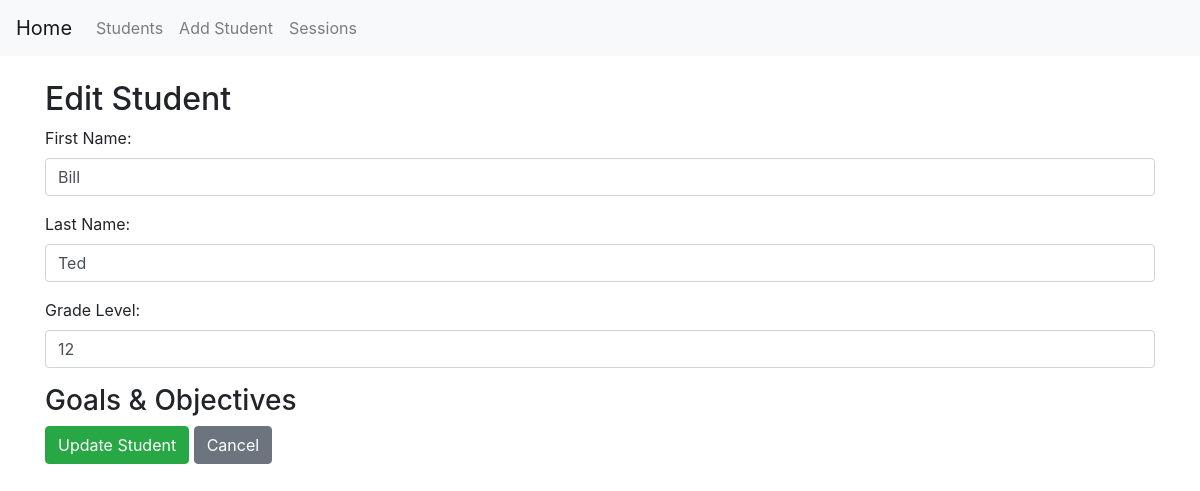
Page /edit_student/1 on the committed database.
### models.py (models this page shows)
class Student(db.Model):
    __tablename__ = 'student'
    student_id = db.Column(db.Integer, primary_key=True)
    first_name = db.Column(db.String(255), nullable=False)
    last_name = db.Column(db.String(255), nullable=False)
    grade_level = db.Column(db.String(255))
    iep_goals = db.Column(db.Text)
    sessions = db.relationship('Session', backref='student')
    goals = db.relationship('Goal', backref='student')

### routes.py (the view, shortened to what this page needs)
@routes_bp.route('/edit_student/<int:student_id>', methods=['GET', 'POST'])
def edit_student(student_id):
    student = Student.query.get_or_404(student_id)
    goals = Goal.query.filter_by(student_id=student_id).all()
    objectives = Objective.query.filter(Objective.goal_id.in_([goal.goal_id for goal in goals])).all()
    return render_template('edit_student.html', student=student, goals=goals, objectives=objectives)

### templates/edit_student.html (shortened to what this page needs)
{% extends "base.html" %}
{% block content %}
  <h2>Edit Student</h2>
  <form action="" method="POST">
    <div class="mb-3">
      <label for="first_name" class="form-label">First Name:</label>
      <input type="text" id="first_name" name="first_name" class="form-control" value="{{ student.first_name }}" required>
    </div>
    <div class="mb-3">
      <label for="last_name" class="form-label">Last Name:</label>
      <input type="text" id="last_name" name="last_name" class="form-control" value="{{ student.last_name }}" required>
    </div>
    <div class="mb-3">
      <label for="grade_level" class="form-label">Grade Level:</label>
      <input type="text" id="grade_level" name="grade_level" class="form-control" value="{{ student.grade_level }}">
    </div>
    <h3>Goals & Objectives</h3>
    <button type="submit" class="btn btn-success">Update Student</button>
    <a href="{{ url_for('routes.students') }}" class="btn btn-secondary">Cancel</a>
  </form>
{% endblock %}

### rows in the picture
Student: first_name "Bill", last_name "Ted", grade_level "12"
